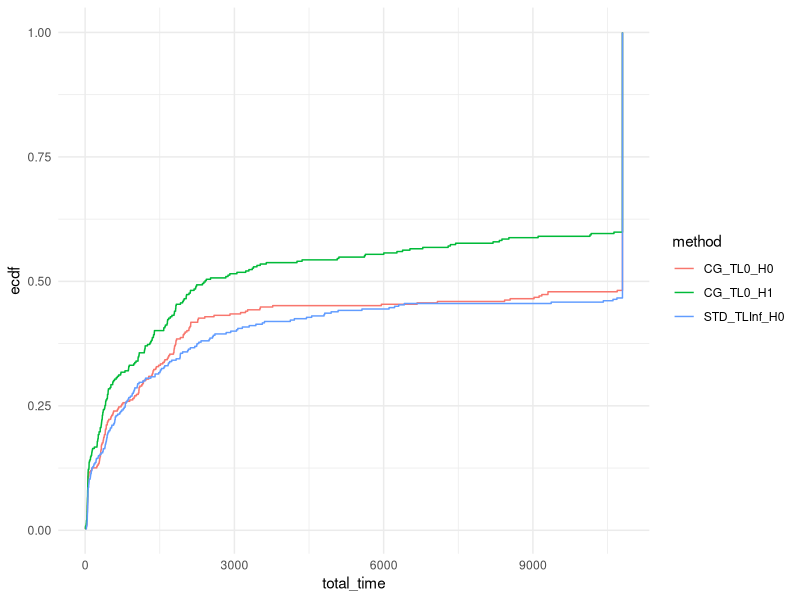
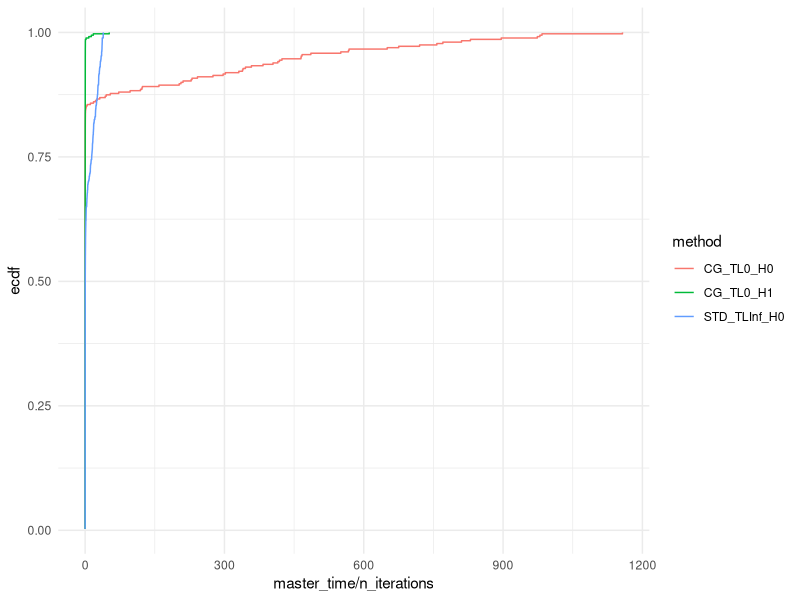
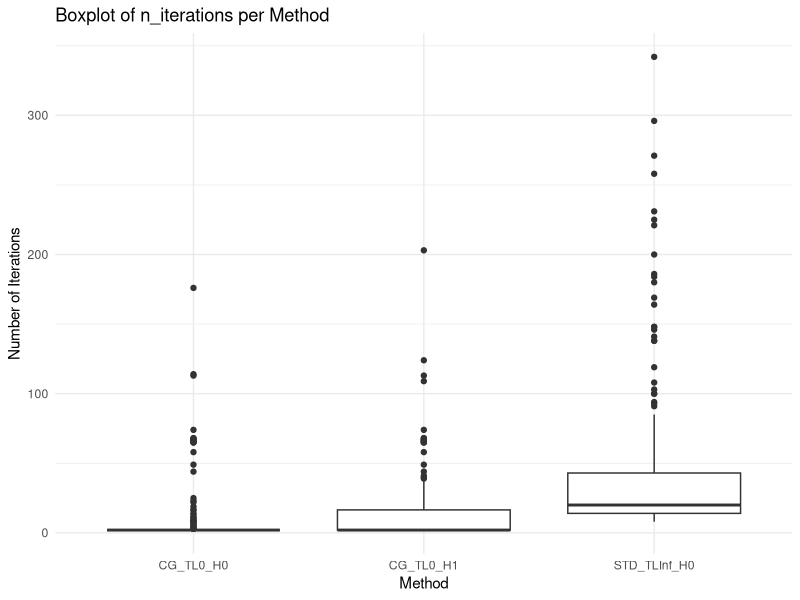
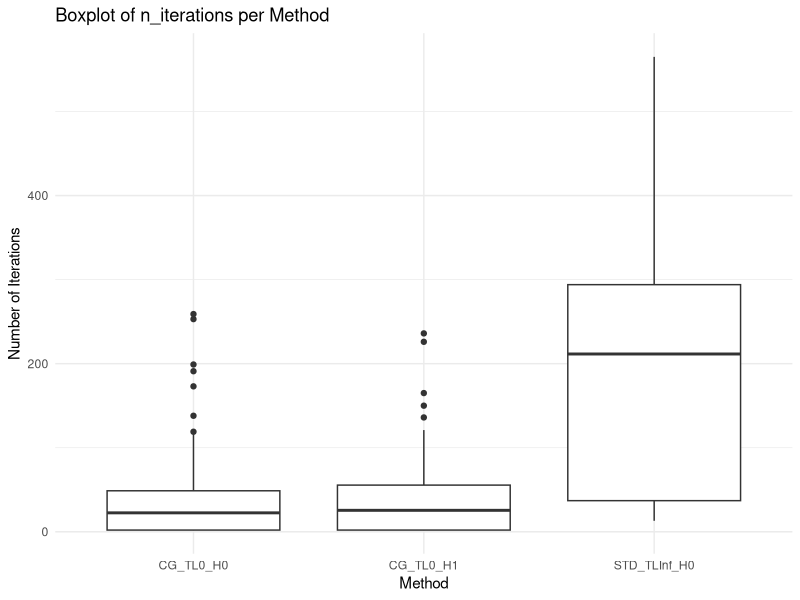

Generate these figures, in order, with R:
## ---- chunk 1
library(rmarkdown)
library(kableExtra)
library(tidyr)
library(ggplot2)
suppressPackageStartupMessages(library(dplyr))
## ---- chunk 2
data = read.csv("results.csv", header = FALSE)
colnames(data) = c("tag", "instance", "standard_phase_time_limit", "master_solver", "status", "reason", "has_large_scaled", "n_iterations", "total_time", "master_time", "adversarial_time", "best_bound", "best_obj", "relative_gap", "absolute_gap", "adversarial_unexpected_status",  "with_heuristic", "n_facilities", "n_customers", "Gamma", "blank")
## ---- chunk 3
data$tag = NULL 
data$blank = NULL
## ---- chunk 4
if (sum(data$total_time > 10800) > 0 ) {
  data[data$total_time > 10800,]$total_time = 10800 
}
## ---- chunk 5
data$method = paste0(data$master_solver, "_TL", data$standard_phase_time_limit, "_H", data$with_heuristic)
unique(data$method)
## ---- chunk 6
paged_table(data)
## ---- chunk 7
# Define the relative tolerance
tolerance <- 10^-2

# Filter the data where time < 10800 and group by 'instance'
validation <- data %>%
  filter(total_time < 10800) %>%
  group_by(paste0(instance, "_", Gamma)) %>%
  summarise(min_best_obj = min(best_obj), max_best_obj = max(best_obj)) %>%
  mutate(valid = (max_best_obj - min_best_obj) / min_best_obj <= tolerance)

# Check if all instances are valid
if (all(validation$valid)) {
  print("All methods find the same best_obj value within the relative tolerance for all instances.")
} else {
  print("Methods do not find the same best_obj value within the relative tolerance for some instances.")
  print(validation %>% filter(!valid))  # Show the instances that failed validation
}
## ---- chunk 8
ggplot(data, aes(x = total_time, col = method)) + stat_ecdf(pad = FALSE) +
  coord_cartesian(xlim = c(0,10800)) +
  theme_minimal()
## ---- chunk 9
ggplot(data, aes(x = master_time / n_iterations, col = method)) + stat_ecdf(pad = FALSE) +
  #coord_cartesian(xlim = c(0,10800)) +
  theme_minimal()
## ---- chunk 10
data_with_ecdf = data %>%
  group_by(method) %>%
  arrange(total_time) %>%
  mutate(ecdf_value = ecdf(total_time)(total_time)) %>%
  ungroup()

for (method in unique(data_with_ecdf$method)) {
  output = data_with_ecdf[data_with_ecdf$method == method,]
  output = output[,c("total_time", "ecdf_value")]
  output$log_total_time = log10(output$total_time)
  output = output[output$total_time < 10800,]
  write.csv(output, file = paste0(method, ".csv"), row.names = FALSE)
}
## ---- chunk 11
summary_data_lt_10800 <- data %>%
  filter(total_time < 10800) %>%
  group_by(n_facilities, n_customers, Gamma, method) %>%
  summarize(
    avg_total_time = mean(total_time, na.rm = TRUE),
    avg_master_time = mean(master_time, na.rm = TRUE),
    avg_adversarial_time = mean(adversarial_time, na.rm = TRUE),
    avg_n_iterations = mean(n_iterations, na.rm = TRUE),
    sum_has_large_scaled = sum(has_large_scaled),
    num_lines = n(),
    .groups = "drop"
  ) %>%
  ungroup() %>%
  arrange(n_facilities, n_customers, Gamma, method)
## ---- chunk 12
summary_data_ge_10800 <- data %>%
  filter(total_time >= 10800) %>%
  group_by(n_facilities, n_customers, Gamma, method) %>%
  summarize(
    avg_n_iterations_unsolved = mean(n_iterations, na.rm = TRUE),
    num_lines_unsolved = n(),
    .groups = "drop"
  ) %>%
  ungroup() %>%
  arrange(n_facilities, n_customers, Gamma, method)
## ---- chunk 13
transposed_data_lt_10800 <- summary_data_lt_10800 %>%
  pivot_wider(names_from = method, values_from = avg_total_time:num_lines)

transposed_data_ge_10800 <- summary_data_ge_10800 %>%
  pivot_wider(names_from = method, values_from = avg_n_iterations_unsolved:num_lines_unsolved) %>%
  select(-n_facilities, -n_customers, -Gamma)

#cbind(
#  transposed_data_lt_10800,
#  transposed_data_ge_10800
#) %>%
#  kable() %>%
#  kable_styling(full_width = FALSE, position = "center")

## ---- chunk 14
solved = data %>%
    filter(total_time < 10800)

ggplot(solved, aes(x = method, y = n_iterations)) +
  geom_boxplot() +
  labs(title = "Boxplot of n_iterations per Method",
       x = "Method",
       y = "Number of Iterations") +
  theme_minimal()
## ---- chunk 15
unsolved = data %>%
    filter(total_time >= 10800)

ggplot(unsolved, aes(x = method, y = n_iterations)) +
  geom_boxplot() +
  labs(title = "Boxplot of n_iterations per Method",
       x = "Method",
       y = "Number of Iterations") +
  theme_minimal()
